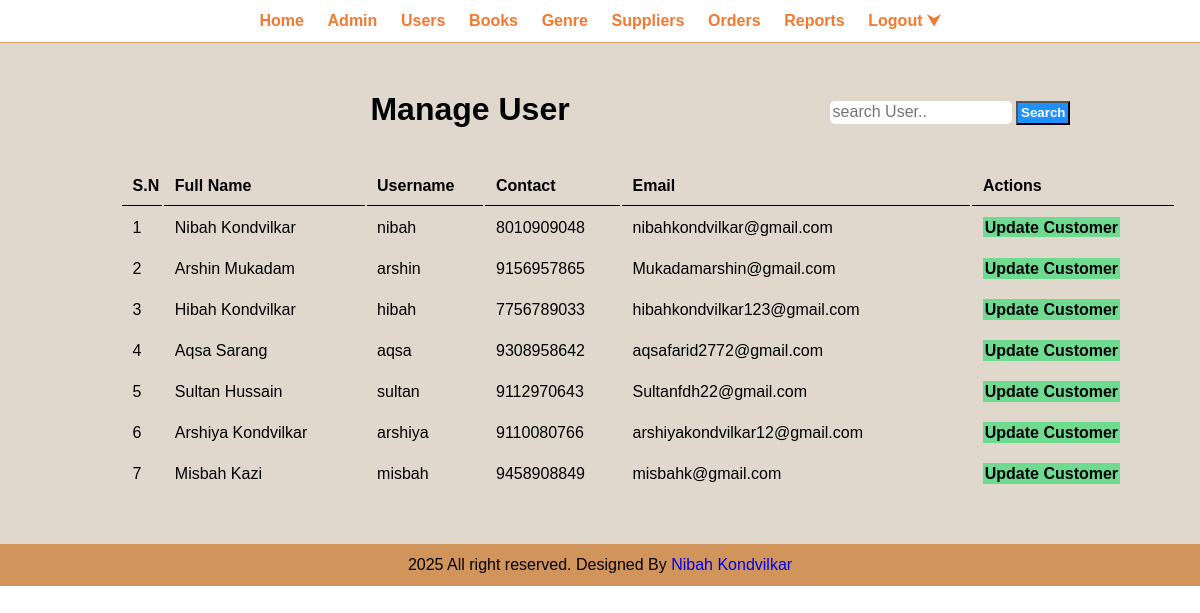
/admin/manage-user.php (signed in), run on the app's committed database.
### tables this page shows
CREATE TABLE `tbl_user` (
  `id` int(10) UNSIGNED NOT NULL,
  `full_name` varchar(100) NOT NULL,
  `username` varchar(100) NOT NULL,
  `contact` varchar(20) NOT NULL,
  `email` varchar(100) NOT NULL,
  `address` varchar(255) NOT NULL,
  `password` varchar(255) NOT NULL,
  `otp` int(11) NOT NULL,
  `otp_expiry` datetime NOT NULL,
  `created_at` timestamp NOT NULL DEFAULT current_timestamp()
);

### admin/manage-user.php (the view, shortened to what this page needs)
<?php include('partials/menu.php'); ?>
    <div class="main-content text-center">
        <div class="wrapper">
          <section class="search1" >
              <form action="" method="POST">
                <input type="search" name="search" placeholder="search User.."required>
                <input type="submit" name="submit" value="Search" class="btn btn-primary">
             </form>
          </section>
         <h1>Manage User</h1>
          <br/>
           <br/>
          <table class="tbl-full ">
            <tr>
              <th>S.N</th>
              <th>Full Name</th>
              <th>Username</th>
              <th>Contact</th>
              <th>Email</th>
              <th>Actions</th>
            </tr>
            <?php
            $sn=1;
            if(isset($_POST['submit'])){
              $search = mysqli_real_escape_string($conn,$_POST['search']);
              $sql = "SELECT * FROM tbl_user WHERE full_name LIKE '%$search%' OR username LIKE '%$search%'";
            }else{
              $sql=  "SELECT * FROM tbl_user " ;
            }
              $res= mysqli_query($conn,$sql);
              if($res==TRUE)
              {
                $count = mysqli_num_rows($res);
                if($count>0){
                  while($rows=mysqli_fetch_assoc($res))
                  {
                    $id=$rows['id'];
                    $full_name=$rows['full_name'];
                    $username=$rows['username'];
                    $contact = $rows['contact'];
                    $email=$rows['email'];
                    ?>
                       <tr>
                          <td><?php echo $sn++;?></td>
                         <td><?php echo $full_name;?></td>
                         <td><?php echo $username;?></td>
                         <td><?php echo $contact;?></td>
                         <td><?php echo $email;?></td>
                         <td>
                         <a href="<?php echo SITEURL;?>admin/update-user.php?id=<?php echo $id;?>" class="btn-secondary">Update Customer</a>
                         </td>
                       </tr>
                    <?php
                  }
                }else
                {
                  ?>
                  <tr>
                    <td colspan="5"><div class="error">No User Found</div></td>
                  </tr>
                  <?php
                }
              }
            ?>
          </table>
        </div>
    </div>
<?php include('partials/footer.php'); ?>

### css/admin.css (style rules this page uses)
* { margin: 0; padding: 0; font-family: Arial, Helvetica, sans-serif; }
.wrapper { padding: 1%; width: 80%; margin: 0 auto; }
.text-center { text-align: center; }
.tbl-full { width: 110%; text-overflow : ellipsis; }
table tr th { border-bottom: 1px solid black; padding: 1%; text-align: left; }
table tr td { padding: 1%; }
.btn-primary { background-color: #1e90ff; padding: 1%; color: white; text-decoration: none; font-weight: bold; }
.btn-secondary { background-color: #6edb91; padding: 1%; color: black; text-decoration: none; font-weight: bold; }
.search1 { float: right; padding: 1% 0; }
.search1 input[type="search"] { width: 70%; padding: 1%; font-size: 1rem; border: none; border-radius: 5px; }
.main-content { background-color:#e0d7cd ; padding: 3% 0; }

### data on the page
tbl_user: full_name "Nibah Kondvilkar", username "nibah", contact "8010909048", email "nibahkondvilkar@gmail.com"
tbl_user: full_name "Arshin Mukadam", username "arshin", contact "9156957865", email "Mukadamarshin@gmail.com"
tbl_user: full_name "Hibah Kondvilkar", username "hibah", contact "7756789033", email "hibahkondvilkar123@gmail.com"
tbl_user: full_name "Aqsa Sarang", username "aqsa", contact "9308958642", email "aqsafarid2772@gmail.com"
tbl_user: full_name "Sultan Hussain", username "sultan", contact "9112970643", email "Sultanfdh22@gmail.com"
tbl_user: full_name "Arshiya Kondvilkar", username "arshiya", contact "9110080766", email "arshiyakondvilkar12@gmail.com"
tbl_user: full_name "Misbah Kazi", username "misbah", contact "9458908849", email "misbahk@gmail.com"
